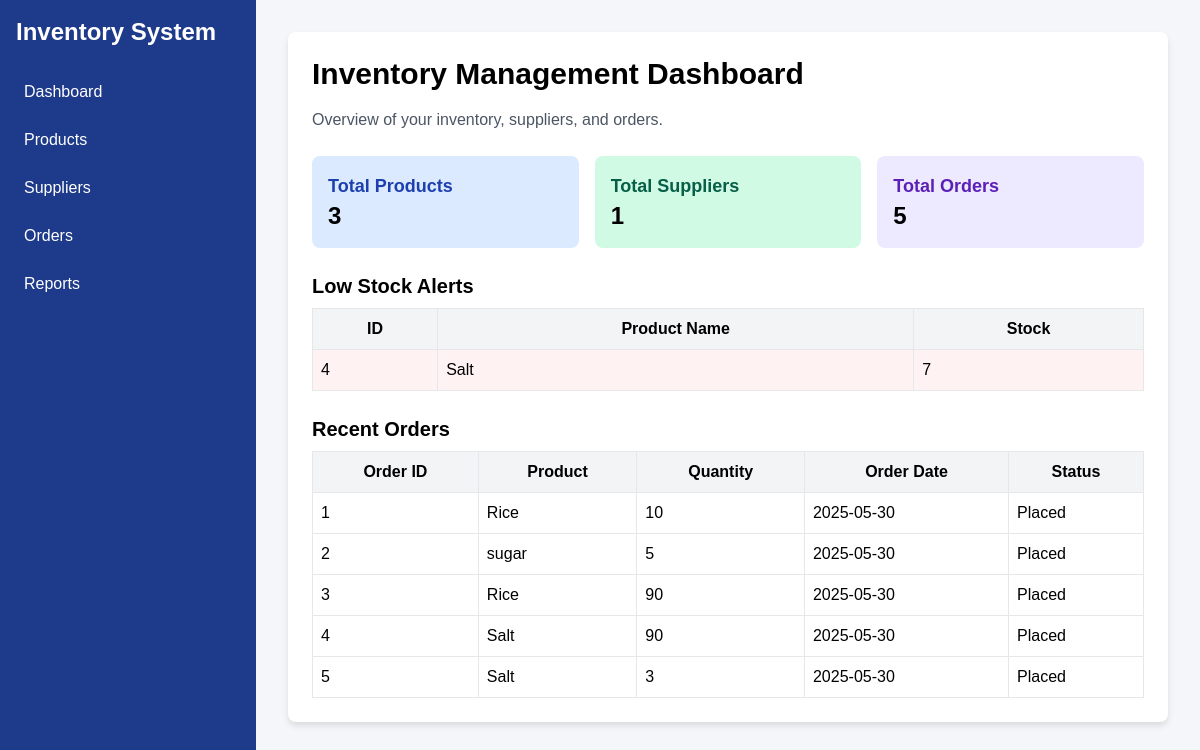
The page / on the database its author committed.
### tables this page shows
CREATE TABLE products (
            id INTEGER PRIMARY KEY AUTOINCREMENT,
            name TEXT NOT NULL,
            description TEXT,
            stock INTEGER NOT NULL,
            price REAL NOT NULL
        );

CREATE TABLE orders (
            id INTEGER PRIMARY KEY AUTOINCREMENT,
            product_id INTEGER,
            quantity INTEGER NOT NULL,
            order_date TEXT NOT NULL,
            status TEXT NOT NULL,
            FOREIGN KEY (product_id) REFERENCES products(id)
        );

### app.py (the view)
@app.route('/')
def index():
    with sqlite3.connect('inventory.db') as conn:
        conn.row_factory = sqlite3.Row
        c = conn.cursor()
        c.execute('SELECT COUNT(*) AS total_products FROM products')
        total_products = c.fetchone()['total_products']
        c.execute('SELECT COUNT(*) AS total_suppliers FROM suppliers')
        total_suppliers = c.fetchone()['total_suppliers']
        c.execute('SELECT COUNT(*) AS total_orders FROM orders')
        total_orders = c.fetchone()['total_orders']
        c.execute('SELECT id, name, stock FROM products WHERE stock < 10')
        low_stock_products = c.fetchall()
        c.execute('SELECT orders.id, products.name, orders.quantity, orders.order_date, orders.status '
                  'FROM orders JOIN products ON orders.product_id = products.id '
                  'ORDER BY orders.order_date DESC LIMIT 5')
        recent_orders = c.fetchall()
    return render_template('index.html',
                         total_products=total_products,
                         total_suppliers=total_suppliers,
                         total_orders=total_orders,
                         low_stock_products=low_stock_products,
                         recent_orders=recent_orders)

### templates/index.html
{% extends "base.html" %}
{% block content %}
<div class="card">
    <h1 class="text-3xl font-bold mb-4">Inventory Management Dashboard</h1>
    <p class="text-gray-600 mb-6">Overview of your inventory, suppliers, and orders.</p>
    <div class="grid grid-cols-1 md:grid-cols-3 gap-4 mb-6">
        <div class="bg-blue-100 p-4 rounded-lg">
            <h2 class="text-lg font-semibold text-blue-800">Total Products</h2>
            <p class="text-2xl font-bold">{{ total_products }}</p>
        </div>
        <div class="bg-green-100 p-4 rounded-lg">
            <h2 class="text-lg font-semibold text-green-800">Total Suppliers</h2>
            <p class="text-2xl font-bold">{{ total_suppliers }}</p>
        </div>
        <div class="bg-purple-100 p-4 rounded-lg">
            <h2 class="text-lg font-semibold text-purple-800">Total Orders</h2>
            <p class="text-2xl font-bold">{{ total_orders }}</p>
        </div>
    </div>
    <div class="mb-6">
        <h2 class="text-xl font-semibold mb-2">Low Stock Alerts</h2>
        {% if low_stock_products %}
        <table class="w-full border-collapse">
            <thead>
                <tr class="bg-gray-100">
                    <th class="border p-2">ID</th>
                    <th class="border p-2">Product Name</th>
                    <th class="border p-2">Stock</th>
                </tr>
            </thead>
            <tbody>
                {% for product in low_stock_products %}
                <tr class="bg-red-50">
                    <td class="border p-2">{{ product.id }}</td>
                    <td class="border p-2">{{ product.name }}</td>
                    <td class="border p-2">{{ product.stock }}</td>
                </tr>
                {% endfor %}
            </tbody>
        </table>
        {% else %}
        <p class="text-gray-600">No products with low stock (less than 10 units).</p>
        {% endif %}
    </div>
    <div>
        <h2 class="text-xl font-semibold mb-2">Recent Orders</h2>
        {% if recent_orders %}
        <table class="w-full border-collapse">
            <thead>
                <tr class="bg-gray-100">
                    <th class="border p-2">Order ID</th>
                    <th class="border p-2">Product</th>
                    <th class="border p-2">Quantity</th>
                    <th class="border p-2">Order Date</th>
                    <th class="border p-2">Status</th>
                </tr>
            </thead>
            <tbody>
                {% for order in recent_orders %}
                <tr>
                    <td class="border p-2">{{ order.id }}</td>
                    <td class="border p-2">{{ order.name }}</td>
                    <td class="border p-2">{{ order.quantity }}</td>
                    <td class="border p-2">{{ order.order_date }}</td>
                    <td class="border p-2">{{ order.status }}</td>
                </tr>
                {% endfor %}
            </tbody>
        </table>
        {% else %}
        <p class="text-gray-600">No recent orders found.</p>
        {% endif %}
    </div>
</div>
{% endblock %}

### templates/base.html (shortened to what this page needs)
<!DOCTYPE html>
<html lang="en">
<head>
    <link href="https://cdn.jsdelivr.net/npm/tailwindcss@2.2.19/dist/tailwind.min.css" rel="stylesheet">
</head>
<body class="flex">
    <div class="sidebar w-64">
        <h2 class="text-2xl font-bold mb-6">Inventory System</h2>
        <a href="{{ url_for('index') }}">Dashboard</a>
        <a href="{{ url_for('products') }}">Products</a>
        <a href="{{ url_for('suppliers') }}">Suppliers</a>
        <a href="{{ url_for('orders') }}">Orders</a>
        <a href="{{ url_for('reports') }}">Reports</a>
    </div>
    <div class="content flex-1">
        {% block content %}
        {% endblock %}
    </div>
</body>
</html>

### templates/base.html (style rules this page uses)
body { font-family: 'Arial', sans-serif; background-color: #f4f6f9; }
.sidebar { background-color: #1e3a8a; color: white; height: 100vh; padding: 1rem; }
.sidebar a { color: white; display: block; padding: 0.5rem; margin: 0.5rem 0; text-decoration: none; border-radius: 0.25rem; }
.content { padding: 2rem; }
.card { background-color: white; border-radius: 0.5rem; box-shadow: 0 4px 6px rgba(0, 0, 0, 0.1); padding: 1.5rem; margin-bottom: 1rem; }

### rows shown on the page
products: id "4", name "Salt", stock "7"
orders: id "1", name "Rice", quantity "10", order_date "2025-05-30", status "Placed"
orders: id "2", name "sugar", quantity "5", order_date "2025-05-30", status "Placed"
orders: id "3", name "Rice", quantity "90", order_date "2025-05-30", status "Placed"
orders: id "4", name "Salt", quantity "90", order_date "2025-05-30", status "Placed"
orders: id "5", name "Salt", quantity "3", order_date "2025-05-30", status "Placed"

### other values the page prints
{{ total_products }} "3"
{{ total_suppliers }} "1"
{{ total_orders }} "5"
